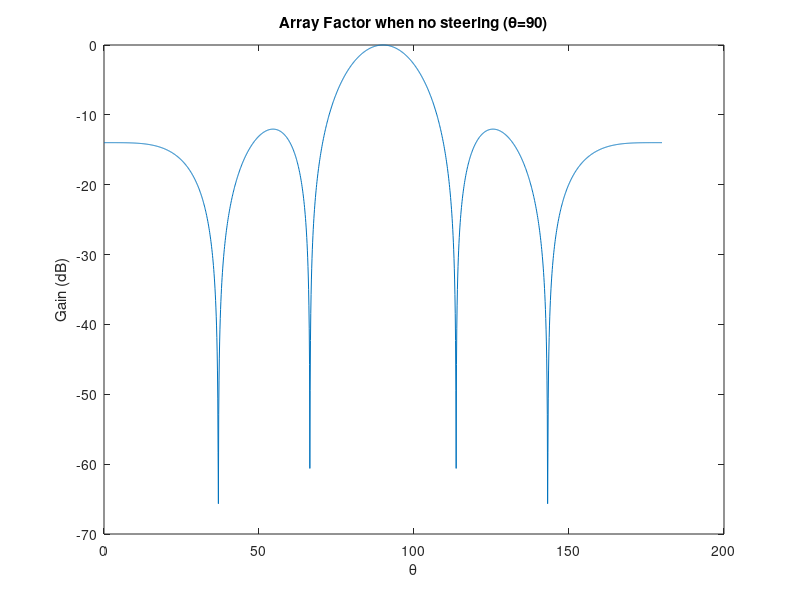
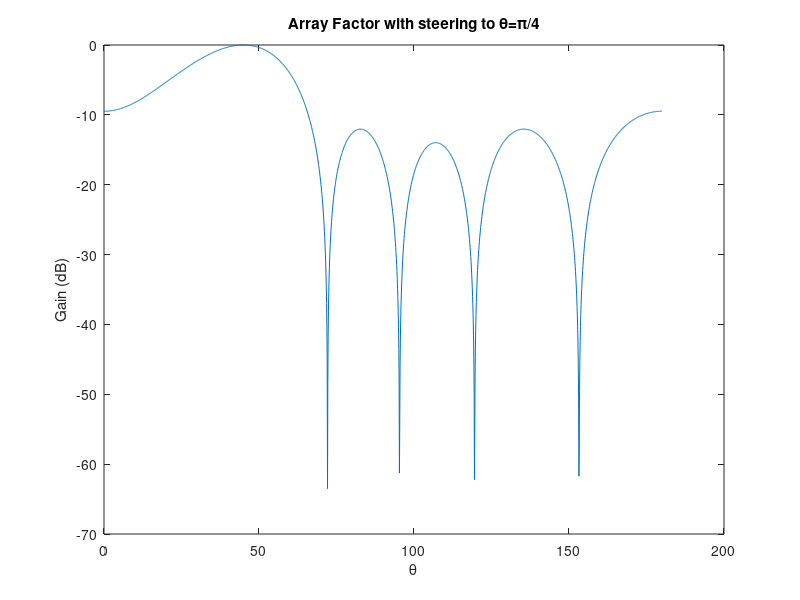

These charts were generated, in order, by the following MATLAB code:
% calculates the output of the isotropic receiver antennas placed uniformly
% on z-axis

% dayi
% 11/20/2017
% http://www.antenna-theory.com/arrays/main.php

close all
clear all

%% output of isotropic receiver antennas
% 1d ULA assuming that 2N+1 AEs are placed at (0,0,z_n), n=1,...,2N+1 where
% AE with index N is placed at (0, 0, 0).

N = 2;
dz = 0.5; % in terms of lambda
theta = pi/180*(0:.1:180); % angle of arrival (rad)
theta_d = 45*pi/180; % desired steering angle (rad)

% contribution from each antenna ii: (i=1,...,2N-1)
% Xi=exp{-j*2*pi/lambda*cos(theta)*(-N*dz + ii*dz))}

Y=zeros(size(theta));
w_ii=zeros(0,0);
for ii=-1*N:1:N
    Xii=exp(-j*2*pi*cos(theta)*(ii*dz));
    Y = Y + Xii;
%     w_ii(end+1,:)=Xii;
    w_ii(end+1)=exp(-j*2*pi*cos(theta_d)*(ii*dz)); % weights for desired steering
end
% normalization of Y
Y=Y/max(Y);

figure;plot(theta*180/pi, 20*log10(abs(Y)))
title('Array Factor when no steering (\theta=90)')
ylabel('Gain (dB)')
xlabel('\theta')

%% Array factor computation
% http://www.antenna-theory.com/arrays/weights/main.php

phi=0;
pseudo_lambda=1;
% wave vector
k=2*pi/pseudo_lambda*[sin(theta)*cos(phi); sin(theta)*sin(phi); cos(theta)];
% AE locations
r=[zeros(1,2*N+1);zeros(1,2*N+1);(-1*N:1:N)*dz*pseudo_lambda];
% steering vector v(k)=[exp(-j*k*r_n)]
% AF=weight_vector*steering_vector
AF=zeros(1,length(theta));
for ii=1:(2*N+1)
    v(ii,:)=exp(-j*k.'*r(:,ii));
    AF=AF+w_ii(ii)*v(ii,:);
end
% normalization of AF
AF=AF/max(AF);
figure;plot(theta*180/pi, 20*log10(abs(AF(end:-1:1))))
title('Array Factor with steering to \theta=\pi/4')
ylabel('Gain (dB)')
xlabel('\theta')